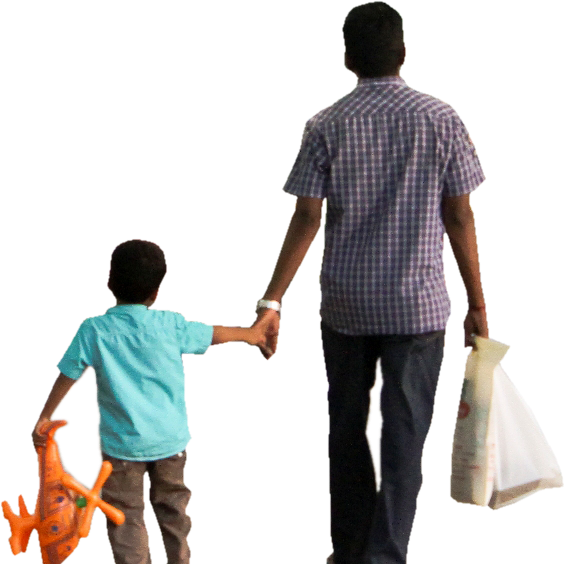
#> input picture image.png, 564 x 564 px, found by its file name
$ python test.py
#> lines starting #> are read from the running program, lines starting #| are printed output that depends on the picture
from PIL import Image
import numpy as np

img = Image.open("image.png")
#> img is the input picture: PIL image 564x564 RGBA; mean R, G, B, A 37.6, 35.6, 34.2, 91.1

gray_img = img.convert("L")
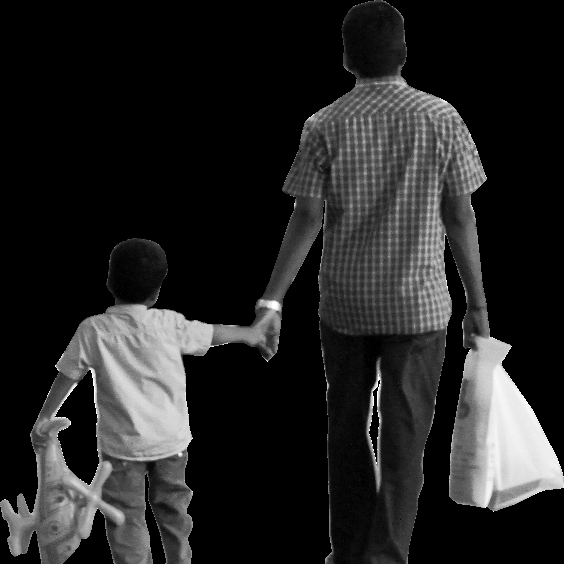
#> gray_img: PIL image 564x564 L; min 0, max 255, mean 36.1

gray_array = np.array(gray_img)

print(gray_array.shape)
#| (564, 564)
